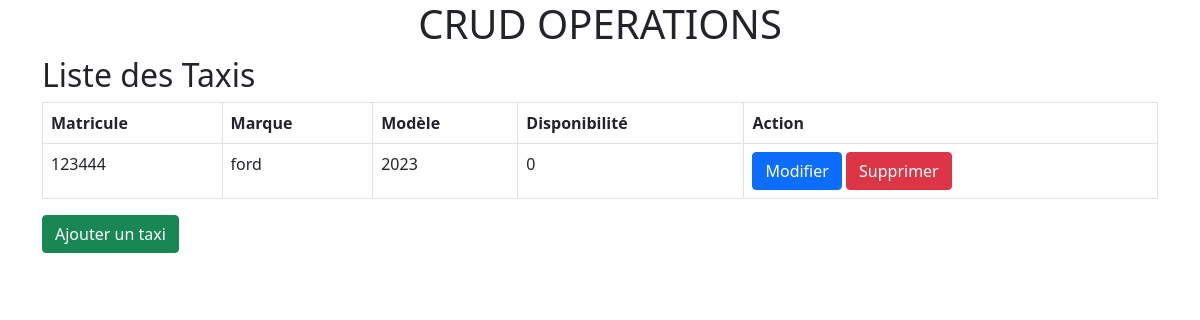
Page /index.php/taxi on the committed database.
### tables this page shows
CREATE TABLE `taxi` (
  `matricule` int(11) NOT NULL,
  `marque` varchar(255) DEFAULT NULL,
  `modele` varchar(255) DEFAULT NULL,
  `disponibilite` tinyint(1) DEFAULT NULL
);

### application/controllers/taxi.php (called while the page is built, shortened)
<?php
class Taxi extends CI_Controller
{
    function __construct()
    {
        $this->load->library('form_validation');
        $this->load->model('taxi_model');
    }
    public function index()
    {
        $data['taxis'] = $this->taxi_model->getAllTaxis();
        $this->load->view('taxi/index', $data);
    }
}
?>

### index.php (called while the page is built, shortened)
<?php
require_once BASEPATH.'core/CodeIgniter.php';

### application/models/taxi_model.php (called while the page is built, shortened)
<?php
class Taxi_model extends CI_Model
{
    public function getAllTaxis()
    {
        $query = $this->db->get('taxi');
        return $query->result();
    }
}
?>

### application/views/taxi/index.php (the view, shortened to what this page needs)
<div class="container">
    <div class="row">
        <div class="col-md-12">
            <h2>Liste des Taxis</h2>
            <table class="table table-bordered">
                <thead>
                    <tr>
                        <th>Matricule</th>
                        <th>Marque</th>
                        <th>Modèle</th>
                        <th>Disponibilité</th>
                        <th>Action</th>
                    </tr>
                </thead>
                <tbody>
                    <?php foreach ($taxis as $taxi) : ?>
                        <tr>
                            <td><?= $taxi->matricule ?></td>
                            <td><?= $taxi->marque ?></td>
                            <td><?= $taxi->modele ?></td>
                            <td><?= $taxi->disponibilite ?></td>
                            <td>
                                <a href="<?= base_url('taxi/edit/' . $taxi->matricule) ?>" class="btn btn-primary">Modifier</a>
                                <a href="<?= base_url('taxi/delete/' . $taxi->matricule) ?>" class="btn btn-danger">Supprimer</a>
                            </td>
                        </tr>
                    <?php endforeach; ?>
                </tbody>
            </table>
            <a href="<?= base_url('taxi/add') ?>" class="btn btn-success">Ajouter un taxi</a>
        </div>
    </div>
</div>

### rows in the picture
taxi: matricule "123444", marque "ford", modele "2023", disponibilite "0"
